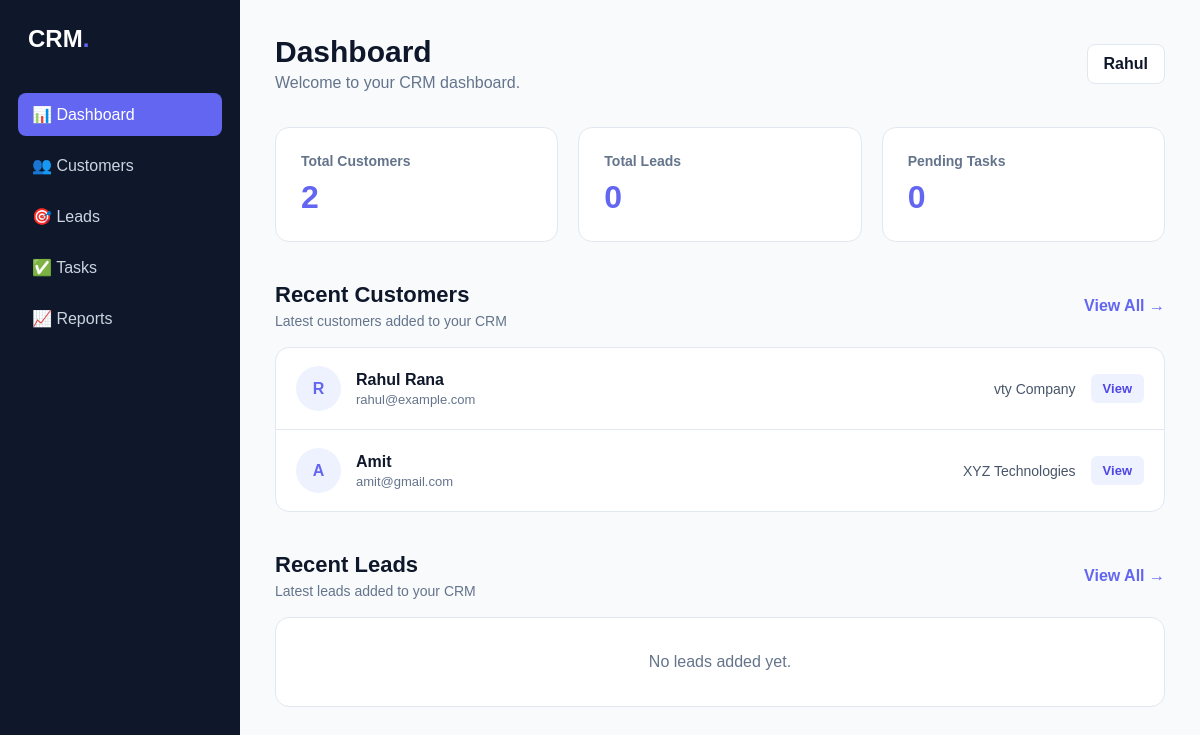
/, run on an earlier commit of the app's database.
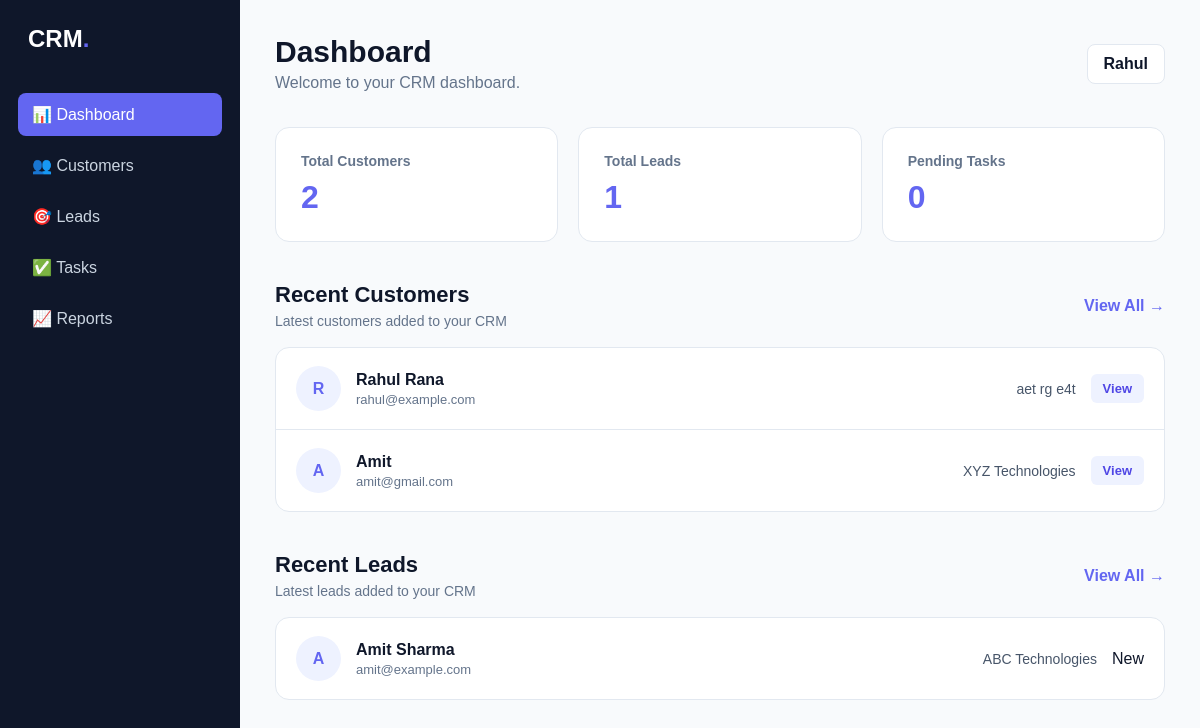
And on a later commit of the database.
### crm/models.py (models this page shows, shortened)
class Customer(models.Model):
    name = models.CharField(max_length=100)
    email = models.EmailField()
    phone = models.CharField(max_length=20)
    company = models.CharField(max_length=150, blank=True)
    created_at = models.DateTimeField(auto_now_add=True)

class Lead(models.Model):
    STATUS_CHOICES = [
        ("New", "New"),
        ("Contacted", "Contacted"),
        ("Qualified", "Qualified"),
        ("Converted", "Converted"),
        ("Lost", "Lost"),
    ]
    name = models.CharField(max_length=100)
    email = models.EmailField()
    phone = models.CharField(max_length=20)
    company = models.CharField(
        max_length=100,
        blank=True
    )
    source = models.CharField(
        max_length=100,
        blank=True
    )
    status = models.CharField(
        max_length=20,
        choices=STATUS_CHOICES,
        default="New"
    )
    notes = models.TextField(
        blank=True
    )
    created_at = models.DateTimeField(
        auto_now_add=True
    )

### crm/views.py (the view)
def dashboard(request):
    total_customers = Customer.objects.count()
    total_leads = Lead.objects.count()
    pending_tasks = Task.objects.filter(
        status="Pending"
    ).count()
    recent_customers = Customer.objects.order_by(
        "-created_at"
    )[:5]
    recent_leads = Lead.objects.order_by(
        "-created_at"
    )[:5]
    context = {
        "total_customers": total_customers,
        "total_leads": total_leads,
        "pending_tasks": pending_tasks,
        "recent_customers": recent_customers,
        "recent_leads": recent_leads,
    }
    return render(
        request,
        "crm/dashboard.html",
        context
    )

### crm/templates/crm/dashboard.html (shortened to what this page needs)
<!DOCTYPE html>
<html lang="en">
<head>
</head>
<body>
<div class="dashboard">
    <aside class="sidebar">
        <div class="logo">
            CRM<span>.</span>
        </div>
        <nav class="menu">
            <a href="{% url 'dashboard' %}" class="active">
                📊 Dashboard
            </a>
            <a href="{% url 'customer_list' %}">👥 Customers</a>
            <a href="{% url 'lead_list' %}">🎯 Leads</a>
            <a href="{% url 'task_list' %}">
                ✅ Tasks
            </a>
            <a href="#">
                📈 Reports
            </a>
        </nav>
    </aside>
    <main class="main-content">
        <div class="topbar">
            <div>
                <h1>
                    Dashboard
                </h1>
                <p>
                    Welcome to your CRM dashboard.
                </p>
            </div>
            <div class="user">
                Rahul
            </div>
        </div>
        <div class="stats-grid">
            <div class="stat-card">
                <h3>
                    Total Customers
                </h3>
                <div class="number">
                    {{ total_customers }}
                </div>
            </div>
            <div class="stat-card">
                <h3>
                    Total Leads
                </h3>
                <div class="number">
                    {{ total_leads }}
                </div>
            </div>
            <div class="stat-card">
                <h3>
                    Pending Tasks
                </h3>
                <div class="number">
                    {{ pending_tasks }}
                </div>
            </div>
        </div>
        <section class="recent-section">
    <div class="section-header">
        <div>
            <h2>
                Recent Customers
            </h2>
            <p>
                Latest customers added to your CRM
            </p>
        </div>
        <a
            href="{% url 'customer_list' %}"
            class="view-all"
        >
            View All →
        </a>
    </div>
    <div class="recent-card">
        {% if recent_customers %}
            {% for customer in recent_customers %}
                <div class="customer-row">
                    <div class="customer-avatar">
                        {{ customer.name|first|upper }}
                    </div>
                    <div class="customer-info">
                        <strong>
                            {{ customer.name }}
                        </strong>
                        <span>
                            {{ customer.email }}
                        </span>
                    </div>
                    <div class="customer-company">
                        {{ customer.company|default:"No company" }}
                    </div>
                    <a
                        href="{% url 'customer_detail' customer.id %}"
                        class="view-btn"
                    >
                        View
                    </a>
                </div>
            {% endfor %}
        {% else %}
            <div class="empty">
                <p>
                    No customers added yet.
                </p>
            </div>
        {% endif %}
    </div>
</section>
<section class="recent-section">
    <div class="section-header">
        <div>
            <h2>
                Recent Leads
            </h2>
            <p>
                Latest leads added to your CRM
            </p>
        </div>
        <a
            href="{% url 'lead_list' %}"
            class="view-all"
        >
            View All →
        </a>
    </div>
    <div class="recent-card">
        {% if recent_leads %}
            {% for lead in recent_leads %}
                <div class="customer-row">
                    <div class="customer-avatar">
                        {{ lead.name|first|upper }}
                    </div>
                    <div class="customer-info">
                        <strong>
                            {{ lead.name }}
                        </strong>
                        <span>
                            {{ lead.email }}
                        </span>
                    </div>
                    <div class="customer-company">
                        {{ lead.company|default:"No company" }}
                    </div>
                    <div class="status">
                        {{ lead.status }}
                    </div>
                </div>
            {% endfor %}
        {% else %}
            <div class="empty">
                <p>
                    No leads added yet.
                </p>
            </div>
        {% endif %}
    </div>
</section>
    </main>
</div>
</body>
</html>

### crm/templates/crm/dashboard.html (style rules this page uses)
* { margin: 0; padding: 0; box-sizing: border-box; }
body { font-family: Arial, sans-serif; background: #f8fafc; color: #0f172a; }
.dashboard { display: flex; min-height: 100vh; }
.sidebar { width: 240px; background: #0f172a; color: white; padding: 25px 18px; }
.logo { font-size: 24px; font-weight: 800; margin-bottom: 40px; padding-left: 10px; }
.logo span { color: #6366f1; }
.menu { display: flex; flex-direction: column; gap: 8px; }
.menu a { color: #cbd5e1; text-decoration: none; padding: 12px 14px; border-radius: 8px; transition: .2s; }
.menu a:hover, .menu a.active { background: #6366f1; color: white; }
.main-content { flex: 1; padding: 35px; }
.topbar { display: flex; justify-content: space-between; align-items: center; margin-bottom: 35px; }
.topbar h1 { font-size: 30px; }
.topbar p { color: #64748b; margin-top: 5px; }
.user { background: white; padding: 10px 16px; border-radius: 8px; border: 1px solid #e2e8f0; font-weight: 600; }
.stats-grid { display: grid; grid-template-columns: repeat(3, 1fr); gap: 20px; }
.stat-card { background: white; padding: 25px; border-radius: 14px; border: 1px solid #e2e8f0; transition: .25s; }
.stat-card h3 { color: #64748b; font-size: 14px; margin-bottom: 10px; }
.stat-card .number { font-size: 32px; font-weight: 800; color: #6366f1; }
.recent-section { margin-top: 40px; }
.section-header { display: flex; justify-content: space-between; align-items: center; margin-bottom: 18px; }
.section-header h2 { font-size: 22px; margin-bottom: 5px; }
.section-header p { color: #64748b; font-size: 14px; }
.view-all { color: #6366f1; font-weight: 700; text-decoration: none; }
.recent-card { background: white; border: 1px solid #e2e8f0; border-radius: 14px; overflow: hidden; }
.customer-row { display: flex; align-items: center; gap: 15px; padding: 18px 20px; border-bottom: 1px solid #e2e8f0; }
.customer-row:last-child { border-bottom: none; }
.customer-avatar { width: 45px; height: 45px; display: grid; place-items: center; border-radius: 50%; background: #eef2ff; color: #6366f1; font-weight: 800; }
.customer-info { flex: 1; display: flex; flex-direction: column; }
.customer-info strong { margin-bottom: 3px; }
.customer-info span { color: #64748b; font-size: 13px; }
.customer-company { color: #475569; font-size: 14px; }
.view-btn { padding: 7px 12px; border-radius: 6px; background: #eef2ff; color: #4f46e5; text-decoration: none; font-size: 13px; font-weight: 700; }

What changed in the data, as far as the page shows it:
removed Customer: name|first "R", name "Rahul Rana", email "rahul@example.com", company "vty Company"
added Customer: name|first "R", name "Rahul Rana", email "rahul@example.com", company "aet rg e4t"
added Lead: name|first "A", name "Amit Sharma", email "amit@example.com", company "ABC Technologies", status "New"
Also different on the page:
{{ total_leads }}: "0" → "1"
text no longer shown: "No leads added yet."
